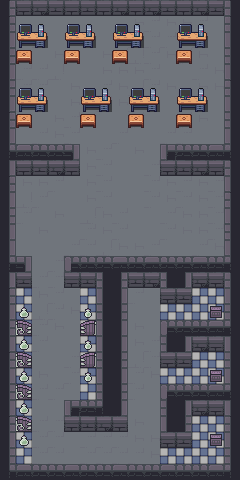

Tiled map render using the project's own tile images. Description and the whole map definition, tile-layer contents included, below:
An orthogonal 15x30 tile map with 16x16 px tiles, 3 tile layers (Below, World, Above) and 19 objects.

<map version="1.2" tiledversion="1.2.2" orientation="orthogonal" renderorder="right-down" width="15" height="30" tilewidth="16" tileheight="16" infinite="0" nextlayerid="6" nextobjectid="26">
 <tileset firstgid="1" source="Dungeon_Tileset.tsx" />
 <layer id="2" name="Below" width="15" height="30">
  <data encoding="csv">
0,0,0,0,0,0,0,0,0,0,0,0,0,0,0,
0,64,64,64,64,64,64,64,63,7,63,63,7,64,0,
0,64,7,64,64,64,64,63,7,7,7,63,7,64,0,
0,64,64,63,63,64,63,7,8,7,63,7,63,64,0,
0,7,7,8,64,64,63,63,63,7,64,64,7,63,0,
0,7,7,64,63,64,7,63,8,7,63,64,63,63,0,
0,7,64,64,63,64,7,63,7,63,64,64,64,64,0,
0,64,64,63,7,63,64,64,7,64,64,7,63,64,0,
0,64,7,63,7,64,64,7,64,64,7,7,64,64,0,
0,63,7,8,7,63,7,64,63,64,7,64,64,7,0,
0,63,7,7,63,63,7,64,64,7,63,7,7,63,0,
0,63,63,7,64,63,7,64,64,7,63,7,63,7,0,
0,8,7,64,64,63,7,64,64,7,63,7,63,7,0,
0,7,64,63,64,8,63,7,64,64,7,63,63,7,0,
0,64,63,64,64,7,63,7,64,64,7,63,63,7,0,
0,64,64,64,7,7,8,63,63,7,64,64,7,63,0,
0,64,64,7,7,64,7,8,8,7,63,64,63,63,0,
0,63,7,7,64,63,7,7,7,63,64,64,64,64,0,
0,22,63,7,64,22,7,63,7,64,64,7,22,22,0,
0,22,8,7,63,22,63,63,64,64,22,22,22,22,0,
0,22,7,63,64,22,64,64,63,64,7,64,64,7,0,
0,22,7,64,64,22,63,64,63,7,64,64,7,63,0,
0,22,64,64,7,22,64,64,8,7,63,64,22,22,0,
0,22,63,64,7,22,64,7,7,63,22,22,22,22,0,
0,22,7,7,64,22,64,7,7,64,64,7,63,64,0,
0,22,64,64,7,64,7,7,64,64,7,7,64,64,0,
0,22,7,7,7,64,7,7,63,64,7,64,22,22,0,
0,22,7,7,64,7,7,7,63,63,7,7,22,22,0,
0,22,7,7,64,7,7,7,7,63,22,22,22,22,0,
0,0,0,0,0,0,0,0,0,0,0,0,0,0,0
</data>
 </layer>
 <layer id="1" name="World" width="15" height="30">
  <data encoding="csv">
1,5,4,3,5,3,5,4,5,4,3,5,4,3,6,
1,0,0,0,0,0,0,0,0,0,0,0,0,0,6,
31,41,42,0,41,42,0,41,42,0,0,41,42,0,36,
61,105,0,0,105,0,0,105,0,0,0,105,0,0,66,
91,0,0,0,0,0,0,0,0,0,0,0,0,0,96,
61,0,0,0,0,0,0,0,0,0,0,0,0,0,6,
91,41,42,0,0,41,42,0,41,42,0,41,42,0,36,
1,105,0,0,0,105,0,0,105,0,0,105,0,0,66,
31,0,0,0,0,0,0,0,0,0,0,0,0,0,96,
121,122,123,124,154,0,0,0,0,0,151,123,124,125,126,
91,2,3,4,5,0,0,0,0,0,2,3,4,5,6,
1,0,0,0,0,0,0,0,0,0,0,0,0,0,36,
31,0,0,0,0,0,0,0,0,0,0,0,0,0,6,
61,0,0,0,0,0,0,0,0,0,0,0,0,0,36,
91,0,0,0,0,0,0,0,0,0,0,0,0,0,66,
31,0,0,0,0,0,0,0,0,0,0,0,0,0,96,
121,154,0,0,155,123,124,125,124,122,123,124,125,124,126,
91,3,0,0,2,3,66,61,3,4,66,31,4,5,6,
1,0,0,0,0,0,36,31,0,0,2,3,0,0,36,
31,278,0,0,0,248,66,61,0,0,0,0,0,244,66,
61,188,0,0,0,187,96,91,0,0,155,123,124,125,126,
91,278,0,0,0,248,36,31,0,0,66,31,4,5,36,
1,188,0,0,0,187,66,61,0,0,2,3,0,0,66,
31,278,0,0,0,248,36,31,0,0,0,0,0,244,96,
61,188,0,0,0,0,66,61,0,0,155,123,124,125,126,
91,278,0,0,151,123,126,91,0,0,66,31,4,5,36,
1,188,0,0,2,3,4,5,0,0,96,61,0,0,6,
31,278,0,0,0,0,0,0,0,0,2,3,0,244,36,
61,0,0,0,0,0,0,0,0,0,0,0,0,0,66,
121,122,123,124,122,123,124,125,123,124,125,123,124,125,126
</data>
 </layer>
 <layer id="4" name="Above" width="15" height="30">
  <data encoding="csv">
0,0,0,0,0,0,0,0,0,0,0,0,0,0,0,
0,11,12,0,11,12,0,11,12,0,0,11,12,0,0,
0,0,0,0,0,0,0,0,0,0,0,0,0,0,0,
0,0,0,0,0,0,0,0,0,0,0,0,0,0,0,
0,0,0,0,0,0,0,0,0,0,0,0,0,0,0,
0,11,12,0,0,11,12,0,11,12,0,11,12,0,0,
0,0,0,0,0,0,0,0,0,0,0,0,0,0,0,
0,0,0,0,0,0,0,0,0,0,0,0,0,0,0,
0,0,0,0,0,0,0,0,0,0,0,0,0,0,0,
0,0,0,0,0,0,0,0,0,0,0,0,0,0,0,
0,0,0,0,0,0,0,0,0,0,0,0,0,0,0,
0,0,0,0,0,0,0,0,0,0,0,0,0,0,0,
0,0,0,0,0,0,0,0,0,0,0,0,0,0,0,
0,0,0,0,0,0,0,0,0,0,0,0,0,0,0,
0,0,0,0,0,0,0,0,0,0,0,0,0,0,0,
0,0,0,0,0,0,0,0,0,0,0,0,0,0,0,
0,0,0,0,0,0,0,0,0,0,0,0,0,0,0,
0,0,0,0,0,0,0,0,0,0,0,0,0,0,0,
0,0,0,0,0,0,0,0,0,0,0,0,0,0,0,
0,0,0,0,0,0,0,0,0,0,0,0,0,0,0,
0,0,0,0,0,0,0,0,0,0,0,0,0,0,0,
0,0,0,0,0,0,0,0,0,0,0,0,0,0,0,
0,0,0,0,0,0,0,0,0,0,0,0,0,0,0,
0,0,0,0,0,0,0,0,0,0,0,0,0,0,0,
0,0,0,0,0,0,0,0,0,0,0,0,0,0,0,
0,0,0,0,0,0,0,0,0,0,0,0,0,0,0,
0,0,0,0,0,0,0,0,0,0,0,0,0,0,0,
0,0,0,0,0,0,0,0,0,0,0,0,0,0,0,
0,0,0,0,0,0,0,0,0,0,0,0,0,0,0,
0,0,0,0,0,0,0,0,0,0,0,0,0,0,0
</data>
 </layer>
 <objectgroup id="5" name="Objects">
  <object id="7" x="25" y="53.5">
   <properties>
    <property name="type" value="desk" />
   </properties>
   <point />
  </object>
  <object id="8" x="73" y="55">
   <properties>
    <property name="type" value="desk" />
   </properties>
   <point />
  </object>
  <object id="9" x="119" y="54.5">
   <properties>
    <property name="type" value="desk" />
   </properties>
   <point />
  </object>
  <object id="10" x="183.5" y="53.5">
   <properties>
    <property name="type" value="desk" />
   </properties>
   <point />
  </object>
  <object id="11" x="184" y="118.5">
   <properties>
    <property name="type" value="desk" />
   </properties>
   <point />
  </object>
  <object id="12" x="136" y="118.5">
   <properties>
    <property name="type" value="desk" />
   </properties>
   <point />
  </object>
  <object id="13" x="87.5" y="117.5">
   <properties>
    <property name="type" value="desk" />
   </properties>
   <point />
  </object>
  <object id="14" x="24.5" y="117.5">
   <properties>
    <property name="type" value="desk" />
   </properties>
   <point />
  </object>
  <object id="15" x="24" y="313">
   <properties>
    <property name="type" value="pee" />
   </properties>
   <point />
  </object>
  <object id="16" x="87.5" y="311">
   <properties>
    <property name="type" value="pee" />
   </properties>
   <point />
  </object>
  <object id="17" x="87" y="345">
   <properties>
    <property name="type" value="pee" />
   </properties>
   <point />
  </object>
  <object id="18" x="86.5" y="374.5">
   <properties>
    <property name="type" value="pee" />
   </properties>
   <point />
  </object>
  <object id="19" x="23.5" y="374">
   <properties>
    <property name="type" value="pee" />
   </properties>
   <point />
  </object>
  <object id="20" x="24" y="344">
   <properties>
    <property name="type" value="pee" />
   </properties>
   <point />
  </object>
  <object id="21" x="24.5" y="409.5">
   <properties>
    <property name="type" value="pee" />
   </properties>
   <point />
  </object>
  <object id="22" x="22.5" y="439.5">
   <properties>
    <property name="type" value="pee" />
   </properties>
   <point />
  </object>
  <object id="23" x="216.5" y="437.5">
   <properties>
    <property name="type" value="poo" />
   </properties>
   <point />
  </object>
  <object id="24" x="214.5" y="373.5">
   <properties>
    <property name="type" value="poo" />
   </properties>
   <point />
  </object>
  <object id="25" x="215.5" y="310.5">
   <properties>
    <property name="type" value="poo" />
   </properties>
   <point />
  </object>
 </objectgroup>
</map>